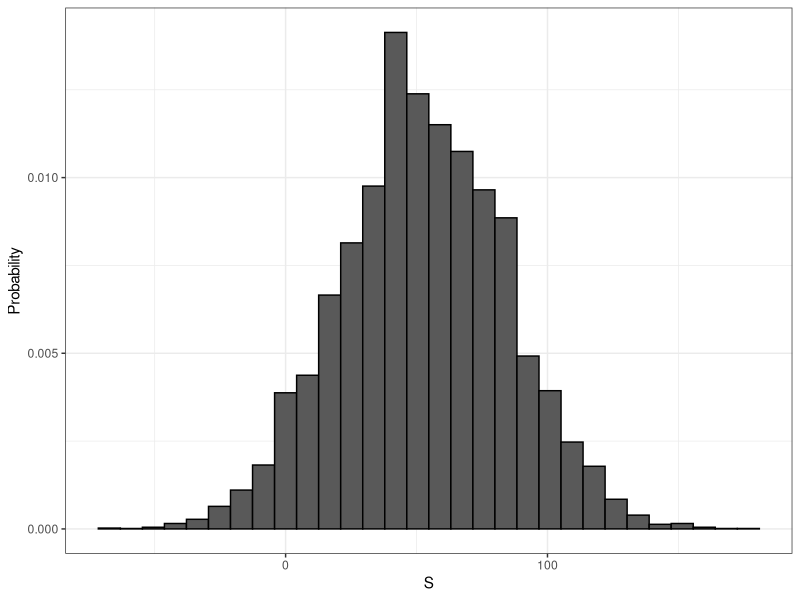
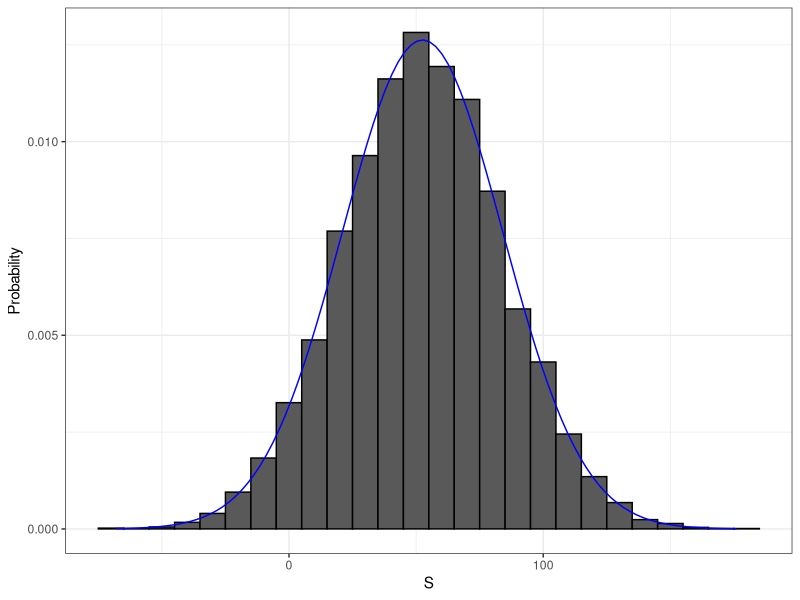

These charts were generated, in order, by the following R code:
## ---- chunk 1
library(tidyverse)
dslabs::ds_theme_set()
set.seed(1)
## ---- chunk 2
beads <- rep(c("red","blue"), times = c(2,3))
X <- ifelse(sample(beads,1) == "blue", 1,0)

## ---- chunk 3
ifelse(sample(beads,1) == "blue",1,0)
ifelse(sample(beads,1) == "blue",1,0)
ifelse(sample(beads,1) == "blue",1,0)


## ---- chunk 4
color <- rep(c("Black", "Red", "Green"), c(18, 18, 2))
## ---- chunk 5
n <- 1000  #1000 players
X <- sample(ifelse(color == "Red", -1, 1),  n, replace = TRUE)  #the results of each player
X[1:10]    #only show the first 10 elements
## ---- chunk 6
X <- sample(c(-1,1), n, replace = TRUE, prob = c(9/19, 10/19))  # prob of red is 9/19, otherwise is 10/19
## ---- chunk 7
X <- sample(c(-1,1), n, replace = TRUE, prob = c(9/19, 10/19))
S <- sum(X)
S
## ---- chunk 8
# Running a Monte Carlo Simulation
n <- 1000
B <- 10000
roulette_winning <- function(n){
X <- sample(c(-1,1),n, replace = TRUE, prob = c(9/19,10/19))
sum(X)
}
S <- replicate(B, roulette_winning(n))

## ---- chunk 9

data.frame(S) %>% ggplot(aes(S, ..density..)) + geom_histogram(color="black",bindwidth =10) + ylab("Probability")
## ---- chunk 10
mean(S < 0)
## ---- chunk 11
mean(S)
sd(S)
## ---- chunk 12
s <- seq(min(S), max(S), length = 100)
normal_density <- data.frame(s = s, f=dnorm(s, mean(S), sd(S)))
data.frame(S=S) %>% ggplot(aes(S, ..density..)) +
  geom_histogram(color = "black", binwidth = 10)  +
  ylab("Probability") + 
  geom_line(data = normal_density, mapping=aes(s,f), color="blue")
## ---- chunk 13
pbinom(n/2, size = n, prob = 10/19) # probability of not picking red, the casino makes money
## ---- chunk 14
pbinom(n/2-1, size = n, prob = 10/19)
## ---- chunk 15
B <- 10^6
X <- sample(c(-1,1), B, replace = TRUE, prob=c(9/19, 10/19))
mean(X)
## ---- chunk 16
2 * sqrt(90)/19
## ---- chunk 17
n <- 1000
sqrt(n) * 2 * sqrt(90)/19
## ---- chunk 18

n*(20-18)/38
sqrt(n)*2*sqrt(90)/19
 
## ---- chunk 19
mean(S)
sd(S)
## ---- chunk 20
# mu = expected value
mu <- n * (20-18)/38
# se = standard error
se <-  sqrt(n) * 2 * sqrt(90)/19 
# pnorm(0, mu, se) gives us the probability of values less than 0
# in a Normal distribution with mean mu and standard deviation se
pnorm(0, mu, se)
## ---- chunk 21
mean(S < 0)
## ---- chunk 22
library(dslabs)
x <- heights$height
m <- mean(x)
s <- sqrt(mean((x-m)^2))
## ---- chunk 23
identical(s,sd(x))
s-sd(x)
## ---- chunk 24
